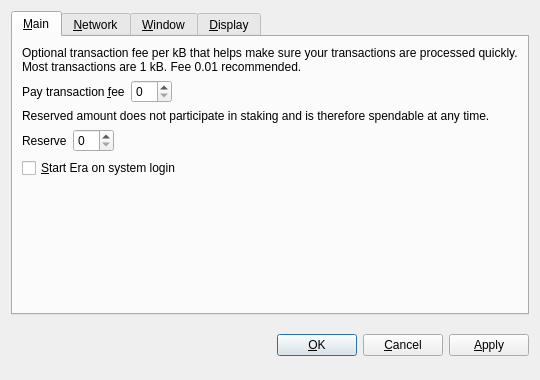
<?xml version="1.0" encoding="UTF-8"?>
<ui version="4.0">
 <class>OptionsDialog</class>
 <widget class="QDialog" name="OptionsDialog">
  <property name="geometry">
   <rect>
    <x>0</x>
    <y>0</y>
    <width>540</width>
    <height>380</height>
   </rect>
  </property>
  <property name="windowTitle">
   <string>Options</string>
  </property>
  <property name="modal">
   <bool>true</bool>
  </property>
  <layout class="QVBoxLayout" name="verticalLayout">
   <item>
    <widget class="QTabWidget" name="tabWidget">
     <property name="tabPosition">
      <enum>QTabWidget::North</enum>
     </property>
     <property name="currentIndex">
      <number>0</number>
     </property>
     <widget class="QWidget" name="tabMain">
      <attribute name="title">
       <string>&amp;Main</string>
      </attribute>
      <layout class="QVBoxLayout" name="verticalLayout_Main">
       <item>
        <widget class="QLabel" name="transactionFeeInfoLabel">
         <property name="text">
          <string>Optional transaction fee per kB that helps make sure your transactions are processed quickly. Most transactions are 1 kB. Fee 0.01 recommended.</string>
         </property>
         <property name="textFormat">
          <enum>Qt::PlainText</enum>
         </property>
         <property name="wordWrap">
          <bool>true</bool>
         </property>
        </widget>
       </item>
       <item>
        <layout class="QHBoxLayout" name="horizontalLayoutFee">
         <item>
          <widget class="QLabel" name="transactionFeeLabel">
           <property name="text">
            <string>Pay transaction &amp;fee</string>
           </property>
           <property name="textFormat">
            <enum>Qt::PlainText</enum>
           </property>
           <property name="buddy">
            <cstring>transactionFee</cstring>
           </property>
          </widget>
         </item>
         <item>
          <widget class="EraAmountField" name="transactionFee"/>
         </item>
         <item>
          <spacer name="horizontalSpacerFee">
           <property name="orientation">
            <enum>Qt::Horizontal</enum>
           </property>
           <property name="sizeHint" stdset="0">
            <size>
             <width>40</width>
             <height>20</height>
            </size>
           </property>
          </spacer>
         </item>
        </layout>
       </item>
       <item>
        <widget class="QLabel" name="reserveBalanceInfoLabel">
         <property name="text">
          <string>Reserved amount does not participate in staking and is therefore spendable at any time.</string>
         </property>
         <property name="textFormat">
          <enum>Qt::PlainText</enum>
         </property>
         <property name="wordWrap">
          <bool>true</bool>
         </property>
        </widget>
       </item>
       <item>
        <layout class="QHBoxLayout" name="horizontalLayoutReserveBalance">
         <item>
          <widget class="QLabel" name="reserveBalanceLabel">
           <property name="text">
            <string>Reserve</string>
           </property>
           <property name="textFormat">
            <enum>Qt::PlainText</enum>
           </property>
           <property name="buddy">
            <cstring>reserveBalance</cstring>
           </property>
          </widget>
         </item>
         <item>
          <widget class="EraAmountField" name="reserveBalance"/>
         </item>
         <item>
          <spacer name="horizontalSpacerReserveBalance">
           <property name="orientation">
            <enum>Qt::Horizontal</enum>
           </property>
           <property name="sizeHint" stdset="0">
            <size>
             <width>40</width>
             <height>20</height>
            </size>
           </property>
          </spacer>
         </item>
        </layout>
       </item>
       <item>
        <widget class="QCheckBox" name="eraAtStartup">
         <property name="toolTip">
          <string>Automatically start Era after logging in to the system.</string>
         </property>
         <property name="text">
          <string>&amp;Start Era on system login</string>
         </property>
        </widget>
       </item>
       <item>
        <spacer name="verticalSpacer_Main">
         <property name="orientation">
          <enum>Qt::Vertical</enum>
         </property>
         <property name="sizeHint" stdset="0">
          <size>
           <width>20</width>
           <height>40</height>
          </size>
         </property>
        </spacer>
       </item>
      </layout>
     </widget>
     <widget class="QWidget" name="tabNetwork">
      <attribute name="title">
       <string>&amp;Network</string>
      </attribute>
      <layout class="QVBoxLayout" name="verticalLayout_Network">
       <item>
        <widget class="QCheckBox" name="mapPortUpnp">
         <property name="toolTip">
          <string>Automatically open the Era client port on the router. This only works when your router supports UPnP and it is enabled.</string>
         </property>
         <property name="text">
          <string>Map port using &amp;UPnP</string>
         </property>
        </widget>
       </item>
       <item>
        <widget class="QCheckBox" name="connectSocks">
         <property name="toolTip">
          <string>Connect to the Era network through a SOCKS5 proxy (e.g. when connecting through Tor).</string>
         </property>
         <property name="text">
          <string>&amp;Connect through SOCKS5 proxy:</string>
         </property>
        </widget>
       </item>
       <item>
        <layout class="QHBoxLayout" name="horizontalLayout_Network">
         <item>
          <widget class="QLabel" name="proxyIpLabel">
           <property name="text">
            <string>Proxy &amp;IP:</string>
           </property>
           <property name="textFormat">
            <enum>Qt::PlainText</enum>
           </property>
           <property name="buddy">
            <cstring>proxyIp</cstring>
           </property>
          </widget>
         </item>
         <item>
          <widget class="QValidatedLineEdit" name="proxyIp">
           <property name="maximumSize">
            <size>
             <width>140</width>
             <height>16777215</height>
            </size>
           </property>
           <property name="toolTip">
            <string>IP address of the proxy (e.g. 127.0.0.1)</string>
           </property>
          </widget>
         </item>
         <item>
          <widget class="QLabel" name="proxyPortLabel">
           <property name="text">
            <string>&amp;Port:</string>
           </property>
           <property name="textFormat">
            <enum>Qt::PlainText</enum>
           </property>
           <property name="buddy">
            <cstring>proxyPort</cstring>
           </property>
          </widget>
         </item>
         <item>
          <widget class="QLineEdit" name="proxyPort">
           <property name="maximumSize">
            <size>
             <width>55</width>
             <height>16777215</height>
            </size>
           </property>
           <property name="toolTip">
            <string>Port of the proxy (e.g. 9050)</string>
           </property>
          </widget>
         </item>
         <item>
          <spacer name="horizontalSpacer_Network">
           <property name="orientation">
            <enum>Qt::Horizontal</enum>
           </property>
           <property name="sizeHint" stdset="0">
            <size>
             <width>40</width>
             <height>20</height>
            </size>
           </property>
          </spacer>
         </item>
        </layout>
       </item>
       <item>
        <spacer name="verticalSpacer_Network">
         <property name="orientation">
          <enum>Qt::Vertical</enum>
         </property>
         <property name="sizeHint" stdset="0">
          <size>
           <width>20</width>
           <height>40</height>
          </size>
         </property>
        </spacer>
       </item>
      </layout>
     </widget>
     <widget class="QWidget" name="tabWindow">
      <attribute name="title">
       <string>&amp;Window</string>
      </attribute>
      <layout class="QVBoxLayout" name="verticalLayout_Window">
       <item>
        <widget class="QCheckBox" name="minimizeToTray">
         <property name="toolTip">
          <string>Show only a tray icon after minimizing the window.</string>
         </property>
         <property name="text">
          <string>&amp;Minimize to the tray instead of the taskbar</string>
         </property>
        </widget>
       </item>
       <item>
        <widget class="QCheckBox" name="minimizeOnClose">
         <property name="toolTip">
          <string>Minimize instead of exit the application when the window is closed. When this option is enabled, the application will be closed only after selecting Quit in the menu.</string>
         </property>
         <property name="text">
          <string>M&amp;inimize on close</string>
         </property>
        </widget>
       </item>
       <item>
        <spacer name="verticalSpacer_Window">
         <property name="orientation">
          <enum>Qt::Vertical</enum>
         </property>
         <property name="sizeHint" stdset="0">
          <size>
           <width>20</width>
           <height>40</height>
          </size>
         </property>
        </spacer>
       </item>
      </layout>
     </widget>
     <widget class="QWidget" name="tabDisplay">
      <attribute name="title">
       <string>&amp;Display</string>
      </attribute>
      <layout class="QVBoxLayout" name="verticalLayout_Display">
       <item>
        <layout class="QHBoxLayout" name="horizontalLayout_1_Display">
         <item>
          <widget class="QLabel" name="langLabel">
           <property name="text">
            <string>User Interface &amp;language:</string>
           </property>
           <property name="textFormat">
            <enum>Qt::PlainText</enum>
           </property>
           <property name="buddy">
            <cstring>lang</cstring>
           </property>
          </widget>
         </item>
         <item>
          <widget class="QValueComboBox" name="lang">
           <property name="toolTip">
            <string>The user interface language can be set here. This setting will take effect after restarting Era.</string>
           </property>
          </widget>
         </item>
        </layout>
       </item>
       <item>
        <layout class="QHBoxLayout" name="horizontalLayout_2_Display">
         <item>
          <widget class="QLabel" name="unitLabel">
           <property name="text">
            <string>&amp;Unit to show amounts in:</string>
           </property>
           <property name="textFormat">
            <enum>Qt::PlainText</enum>
           </property>
           <property name="buddy">
            <cstring>unit</cstring>
           </property>
          </widget>
         </item>
         <item>
          <widget class="QValueComboBox" name="unit">
           <property name="toolTip">
            <string>Choose the default subdivision unit to show in the interface and when sending coins.</string>
           </property>
          </widget>
         </item>
        </layout>
       </item>
       <item>
        <widget class="QCheckBox" name="coinControlFeatures">
         <property name="toolTip">
          <string>Whether to show coin control features or not.</string>
         </property>
         <property name="text">
          <string>Display coin &amp;control features (experts only!)</string>
         </property>
        </widget>
       </item>
       <item>
        <widget class="QCheckBox" name="useBlackTheme">
         <property name="text">
          <string>Use black visual theme (requires restart)</string>
         </property>
        </widget>
       </item>
       <item>
        <spacer name="verticalSpacer_Display">
         <property name="orientation">
          <enum>Qt::Vertical</enum>
         </property>
         <property name="sizeHint" stdset="0">
          <size>
           <width>20</width>
           <height>40</height>
          </size>
         </property>
        </spacer>
       </item>
      </layout>
     </widget>
    </widget>
   </item>
   <item>
    <layout class="QHBoxLayout" name="horizontalLayout_Buttons">
     <item>
      <spacer name="horizontalSpacer_1">
       <property name="orientation">
        <enum>Qt::Horizontal</enum>
       </property>
       <property name="sizeHint" stdset="0">
        <size>
         <width>40</width>
         <height>48</height>
        </size>
       </property>
      </spacer>
     </item>
     <item>
      <widget class="QLabel" name="statusLabel">
       <property name="font">
        <font>
         <weight>75</weight>
         <bold>true</bold>
        </font>
       </property>
       <property name="text">
        <string/>
       </property>
       <property name="textFormat">
        <enum>Qt::PlainText</enum>
       </property>
       <property name="wordWrap">
        <bool>true</bool>
       </property>
      </widget>
     </item>
     <item>
      <spacer name="horizontalSpacer_2">
       <property name="orientation">
        <enum>Qt::Horizontal</enum>
       </property>
       <property name="sizeHint" stdset="0">
        <size>
         <width>40</width>
         <height>48</height>
        </size>
       </property>
      </spacer>
     </item>
     <item>
      <widget class="QPushButton" name="okButton">
       <property name="text">
        <string>&amp;OK</string>
       </property>
      </widget>
     </item>
     <item>
      <widget class="QPushButton" name="cancelButton">
       <property name="text">
        <string>&amp;Cancel</string>
       </property>
       <property name="autoDefault">
        <bool>false</bool>
       </property>
      </widget>
     </item>
     <item>
      <widget class="QPushButton" name="applyButton">
       <property name="text">
        <string>&amp;Apply</string>
       </property>
       <property name="autoDefault">
        <bool>false</bool>
       </property>
      </widget>
     </item>
    </layout>
   </item>
  </layout>
 </widget>
 <customwidgets>
  <customwidget>
   <class>EraAmountField</class>
   <extends>QSpinBox</extends>
   <header>eraamountfield.h</header>
  </customwidget>
  <customwidget>
   <class>QValueComboBox</class>
   <extends>QComboBox</extends>
   <header>qvaluecombobox.h</header>
  </customwidget>
  <customwidget>
   <class>QValidatedLineEdit</class>
   <extends>QLineEdit</extends>
   <header>qvalidatedlineedit.h</header>
  </customwidget>
 </customwidgets>
 <resources/>
 <connections/>
</ui>
